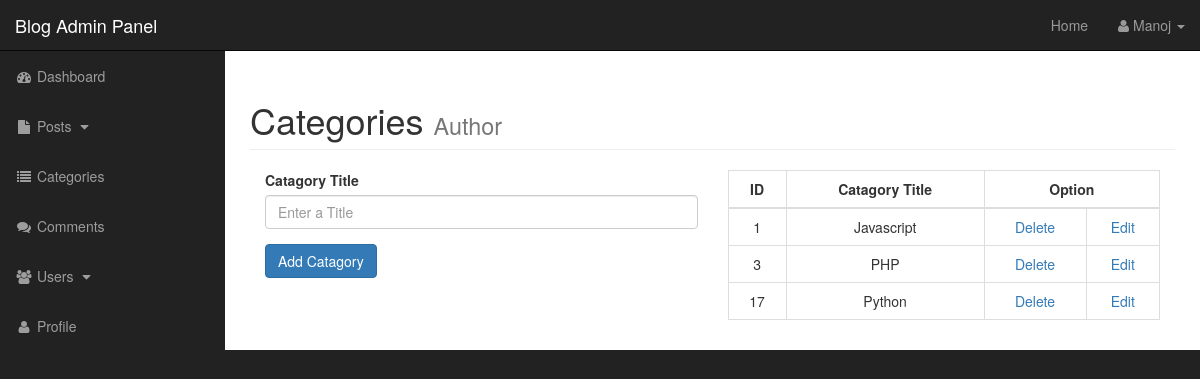
Screenshot of /admin/categories.php (signed in) with the database file from the repository.
### tables this page shows
CREATE TABLE `categories` (
  `cat_id` int(3) NOT NULL,
  `cat_title` varchar(255) DEFAULT NULL
);

### admin/includes/functions.php (the view, shortened to what this page needs)
<?php
function find_all_categories(){
global $connection;
	$query = "SELECT * FROM categories ";
	$select_cat = mysqli_query($connection,$query);
while($row = mysqli_fetch_assoc($select_cat)){
	$cat_id = $row['cat_id'];
	$cat_title = $row['cat_title'];
echo "<tr>
		<td class='text-center'>{$cat_id}</td>
		<td class='text-center'>{$cat_title}</td>
		<td class='text-center'><a href='categories.php?delete={$cat_id}'>Delete</a></td>
		<td class='text-center'><a href='categories.php?edit={$cat_id}'>Edit</a></td>
	</tr>";
	}
}

### admin/css/sb-admin.css (style rules this page uses)
body { margin-top: 100px; background-color: #222; }
@media (min-width:768px) { body { margin-top: 50px; } }

### rows the page displays
categories: cat_id "1", cat_title "Javascript"
categories: cat_id "3", cat_title "PHP"
categories: cat_id "17", cat_title "Python"
